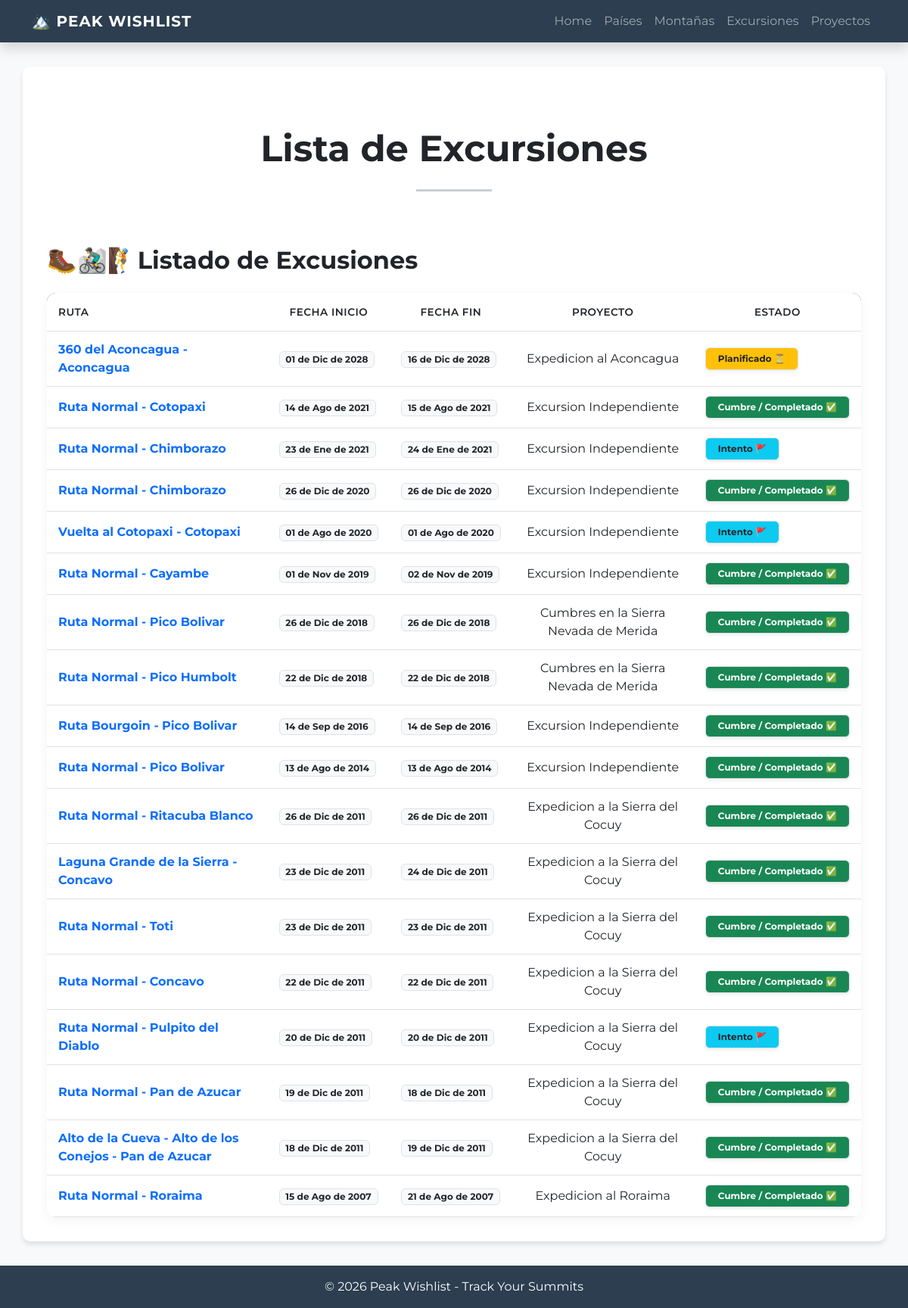
The app's page /excursiones, older data.
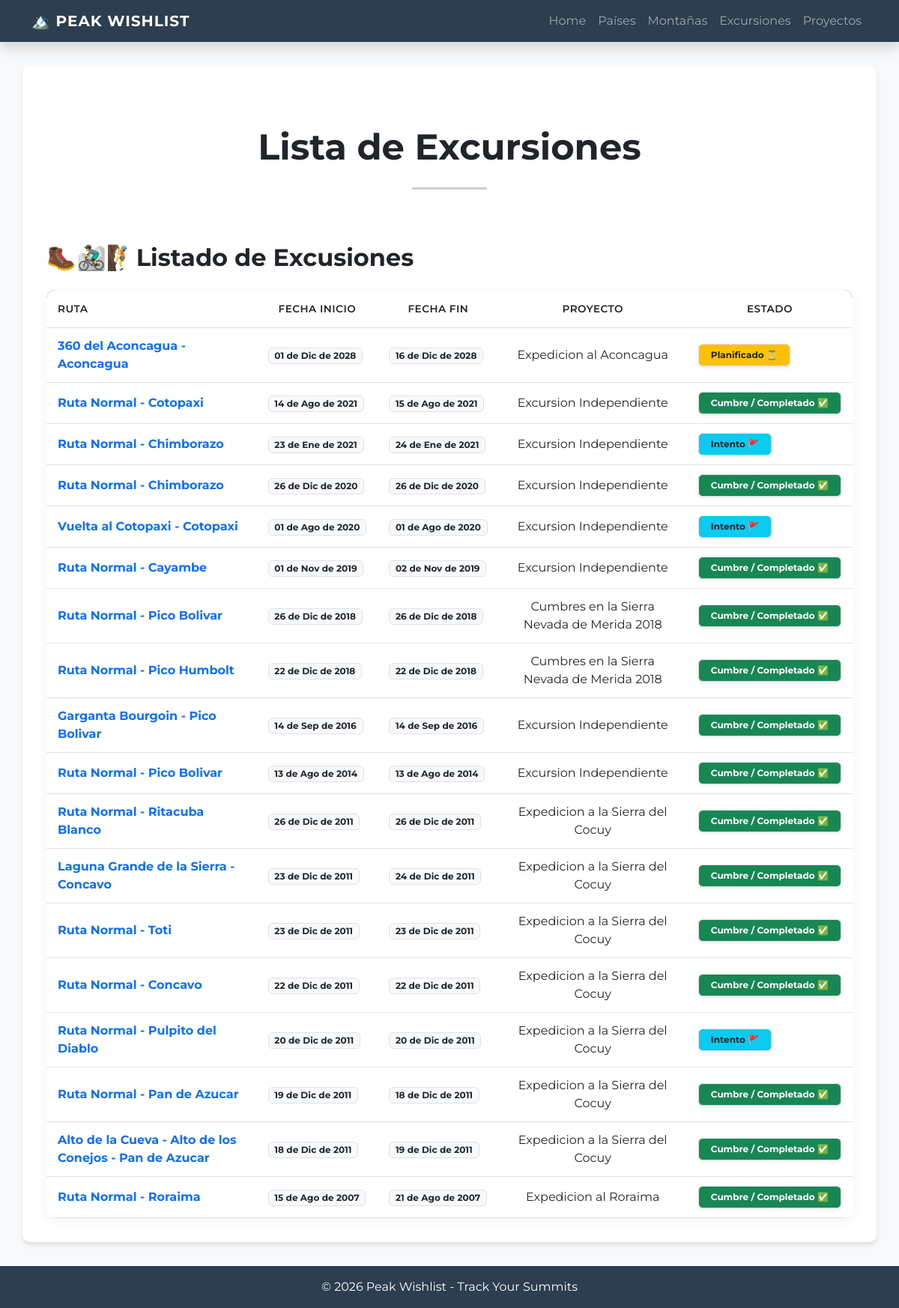
The same page, newer data.
### peak_wishlist/models.py (models this page shows, shortened)
class Excursion(models.Model):
    class Modalidad(models.TextChoices):
        GUIADO = 'Guiado'
        AUTOGUIADO = 'Autoguiado'
    class Estado(models.TextChoices):
        PLANIFICADO = 'Planificado'
        CUMBRE_COMPLETADO = 'Cumbre/Completado'
        INTENTO = 'Intento'
        CANCELADO = 'Cancelado'
    fecha_hora_inicio = models.DateTimeField(blank=False, null=False)
    fecha_hora_fin = models.DateTimeField(blank=False, null=False)
    equipo_utilizado = models.TextField(max_length=250, null=False, blank=False)
    companeros = models.TextField(max_length=250, null=False, blank=False)
    condiciones = models.TextField(max_length=250, null=False, blank=False)
    observaciones = models.TextField(max_length=250, null=False, blank=False)
    costo_total = MoneyField(max_digits=10, decimal_places=2, null=True, blank=True)
    modalidad = models.CharField(choices=Modalidad.choices, max_length=15, null=False, blank=True)
    estado = models.CharField(choices=Estado.choices, max_length=20, null=False, blank=True)
    ruta = models.ForeignKey(Ruta, on_delete=models.PROTECT, null=False, blank=False, related_name='salidas')
    proyecto = models.ForeignKey(Proyecto, on_delete=models.CASCADE, null=True, blank=True, related_name='actividades')
    class Meta:
        verbose_name="Excursion"
        verbose_name_plural="Excursiones"

class Proyecto(models.Model):
    class Estado(models.TextChoices):
        PLANIFICADO = 'Planificado'
        COMPLETADO = 'Cumbre/Completado'
    nombre = models.CharField(max_length=250, null=False, blank=False)
    pais_destino = models.ForeignKey(Pais, on_delete=models.PROTECT, null=False, blank=False)
    fecha_inicio = models.DateField(null=False, blank=False)
    fecha_fin = models.DateField(null=False, blank=False)
    presupuesto_general = MoneyField(max_digits=8, decimal_places=0, null=False, blank=False)
    companeros = models.TextField(max_length=250, null=False, blank=False)
    estado = models.CharField(choices=Estado.choices, max_length=20, null=False, blank=True)

class Ruta(models.Model):
    class TipoActividad(models.TextChoices):
        ALTA_MONTANA = 'Alta Montaña'
        ESCALDA_EN_ROCA = 'Escalada'
        TREKKING = 'Trekking'
        MTB = 'Bicicleta de Montaña'
    class TipoTrayecto(models.TextChoices):
        IDA_Y_VUELTA = 'Ida y vuelta'
        Circuito = 'Circuito'
        Travesia = 'Travesia'
        Circunvalacion = 'Circunvalacion'
    class ExigenciaFisica(models.TextChoices):
        UN_DIA = 'Treking/escalada de un Dia'
        DOS_DIAS = 'Trekking/escalada de Fin de Semana'
        VARIOS_DIAS = 'Varios Dias en Montaña'
        GRAN_RECORRIDO = 'Gran Recorrido'
        RECORRIDO_LOCAL = 'Recorrido Local'
    class UnidadTiempo(models.TextChoices):
        DIAS = 'Dias'
        HORAS = 'Horas'
    nombre = models.CharField(max_length= 50, null=False, blank=False, default="Ruta Normal")
    actividad = models.CharField(max_length=30, choices=TipoActividad.choices, null=False, blank=False)
    tipo_trayecto = models.CharField(max_length=20, choices=TipoTrayecto.choices, null=False, blank=False)
    exigencia = models.CharField(max_length=50, choices=ExigenciaFisica.choices, null=False, blank=False)
    distancia = models.DecimalField(max_digits=7, decimal_places=2, null=False, blank=False)
    desnivel_positivo = models.DecimalField(max_digits=7, decimal_places=2, null=False, blank=False)
    gps_trakking = models.URLField(max_length=100, null=False, blank=False)
    montana = models.ForeignKey(Montana, null=False, blank= False, on_delete=models.CASCADE, verbose_name="montaña")
    equipo_sugerido = models.TextField(max_length=250, null=False, blank=False)
    tiempo_estimado = models.IntegerField(null=False, blank= False)
    unidad_tiempo_estimado = models.CharField(choices=UnidadTiempo.choices, blank=False, null=False)
    dificultad_tecnica = models.CharField(max_length=20, null=False, blank=False)
    observaciones = models.TextField(max_length=200, null=True, blank=True)
    indicaciones_inicio_ruta = models.TextField(max_length=200, null=True, blank=True)

class Montana(models.Model):
    nombre = models.CharField(max_length= 50, null=False, blank=False)
    altitud = models.PositiveIntegerField(null=False, blank=False)
    cordillera = models.CharField(max_length=50, null=True, blank=True)
    pais = models.ManyToManyField(Pais, related_name="montanas")
    provincia_estado_departamento_region = models.CharField(max_length=50, blank=False)
    requiere_permiso = models.BooleanField(default=False)
    parque = models.ForeignKey(Parque, null=True, blank=True, on_delete=models.PROTECT)
    class Meta:
        verbose_name="Montaña"
        verbose_name_plural="Montañas"

### peak_wishlist/views.py (the view)
# urls.py: path('excursiones', views.excursiones, name='excursiones'),
def excursiones(rqequest, proyecto_id=None, ruta_id=None, montana_id=None):
    if proyecto_id:
        proyecto =  models.Proyecto.objects.get(id =proyecto_id)
        query = models.Excursion.objects.filter(proyecto=proyecto).order_by('-fecha_hora_inicio')
        extension_titulo = f" de: {proyecto.nombre}"
    elif  ruta_id:
        ruta =  models.Ruta.objects.get(id =ruta_id)
        query = models.Excursion.objects.filter(ruta=ruta).order_by('-fecha_hora_inicio')
        extension_titulo = f" en: {ruta.nombre} de {ruta.montana.nombre}"
    elif  montana_id:
        montana =  models.Montana.objects.get(id =montana_id)
        query = models.Excursion.objects.filter(ruta__montana=montana).order_by('-fecha_hora_inicio')
        extension_titulo = f" en: {montana.nombre} "
    else:
        query = models.Excursion.objects.all().order_by('-fecha_hora_inicio')
        extension_titulo = ""
    return render(rqequest, 'peak_wishlist/excursiones.html', {'excursiones': query, "extension_titulo": extension_titulo})

### peak_wishlist/templates/peak_wishlist/excursiones.html (shortened to what this page needs)
{% extends 'peak_wishlist/base.html' %}
{% block contenido %}
<div class="text-center py-5">
    <h3 class="display-5 fw-bold text-dark">Lista de Excursiones</h3>
    <hr class="my-4 mx-auto" style="width: 100px; border-top: 3px solid #2c3e50;">
</div>
<h2 class="mb-4 text-dark fw-bold">🥾🚵‍♂️🧗Listado de Excusiones {{ extension_titulo }}</h2>
<div class="table-container-custom table-responsive">
    <table class="table table-custom mb-0">
        <thead>
            <tr>
                <th>Ruta</th>
                <th class="text-center">Fecha Inicio</th>
                <th class="text-center">Fecha Fin</th>
                <th class="text-center">Proyecto</th>
                <th class="text-center">Estado</th>
            </tr>
        </thead>
        <tbody>
            {% for excursion in excursiones %}
            <tr>
               <td class="fw-bold text-primary">{{ excursion.ruta.nombre }} -  {{ excursion.ruta.montana.nombre }}</td>
               <td>
                    <span class="badge bg-light text-dark border">
                        {{ excursion.fecha_hora_inicio|date:"d \d\e M \d\e Y"}}
                    </span>
                </td>
                <td>
                    <span class="badge bg-light text-dark border">
                         {{ excursion.fecha_hora_fin|date:"d \d\e M \d\e Y"}}
                    </span>
                </td>
                <td class="text-center">
                    {% if excursion.proyecto %}
                        {{ excursion.proyecto.nombre}}
                    {% else %}
                        Excursion Independiente
                    {% endif %}
                </td>
                <td>
                    <span class="badge border shadow-sm px-3 py-2
                    {% if excursion.estado == 'Cumbre/Completado' %}
                         bg-success
                    {% elif excursion.estado == 'Intento' %}
                         bg-info text-dark
                    {% elif excursion.estado == 'Planificado' %}
                         bg-warning text-dark
                    {% else %}
                         bg-danger
                    {% endif %}">
                    {% if excursion.estado == 'Cumbre/Completado' %}
                         Cumbre / Completado ✅
                    {% elif excursion.estado == 'Intento' %}
                         Intento 🚩
                    {% elif excursion.estado == 'Planificado' %}
                         Planificado ⏳
                    {% else %}
                         Cancelado ❌
                    {% endif %}
                    </span>
                </td>
            </tr>
            {% empty %}
            <tr>
                <td colspan="5" class="text-center py-4 text-muted">
                    No hay Excursiones registradas todavía.
                </td>
            </tr>
            {% endfor %}
        </tbody>
    </table>
</div>
{% endblock contenido %}

Row changes from the older to the newer data that the page shows:
changed through a linked row, Excursion "26 de Dic de 2018": proyecto.nombre "Cumbres en la Sierra Nevada de Merida" → "Cumbres en la Sierra Nevada de Merida 2018"
changed through a linked row, Excursion "22 de Dic de 2018": proyecto.nombre "Cumbres en la Sierra Nevada de Merida" → "Cumbres en la Sierra Nevada de Merida 2018"
changed through a linked row, Excursion: ruta.nombre "Ruta Bourgoin" → "Garganta Bourgoin"
